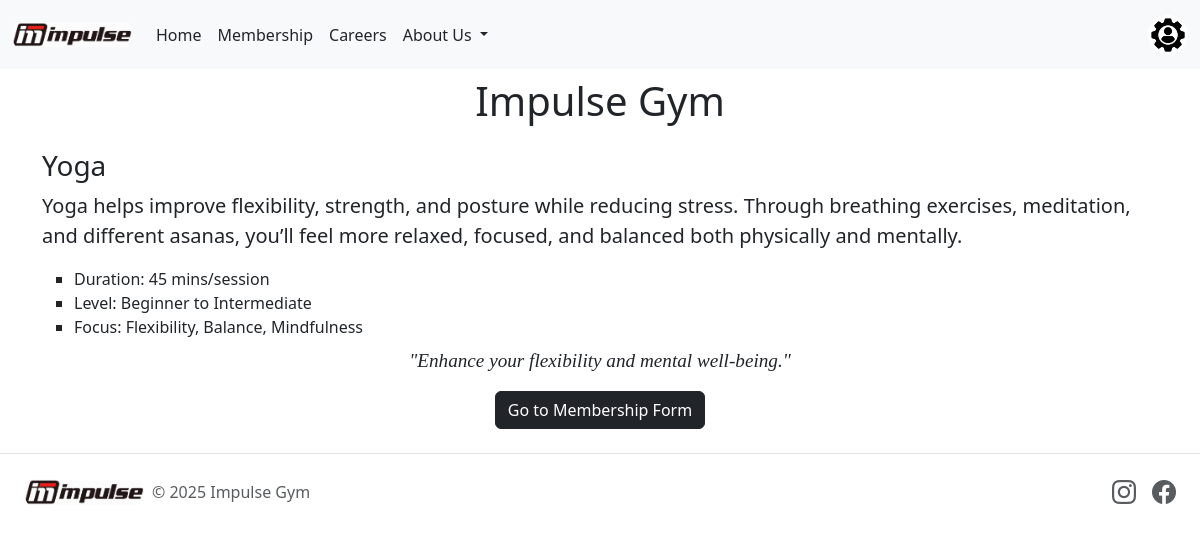
Page /exercisePage/1 on the committed database.
### tables this page shows
CREATE TABLE exercise (
                id INTEGER PRIMARY KEY AUTOINCREMENT,
                name TEXT,
                quote TEXT,
                detail INT
            , image_url TEXT, "describe" TEXT);

### app.py (the view)
@app.route("/exercisePage/<id>") # yeh apply karne ke baad wala page hai jisme us particular exercise ka info hai phir button click karne ke baad form aata hai
def showExcercise(id):
    worked = load_workouts_from_db(id) # workout and workouts different hai
    if not worked:
        return "Not Found", 404
    else:
        return render_template("exercisePage.html", company_name='Impulse', worked=worked)

### database.py (called while the page is built)
def load_workouts_from_db(id):
    with engine.connect() as conn:
        result = conn.execute(text("SELECT * FROM exercise WHERE id = :val"), {"val": id})
        rows = result.all()
        if len(rows) == 0: # agar list empty ho toh
            return None
        else:
            return rows[0]._asdict() # is list ka pehla tuple return kar raha hai us id no ki information

### templates/exercisePage.html (shortened to what this page needs)
<!DOCTYPE html>
<html lang="en">
<head>
    {% include 'bootstrap.html' %}
</head>
<body>
    {% include 'nav.html' %}
    <div class="container">
        <h1 class="text-center mt-2 mb-4">Impulse Gym</h1>
        <h3 class="mb-2">{{worked.name}}</h3>
        <p class="lead">{{worked.describe}}</p>
        <ul class="mb-2" style="list-style-type: square;"">
            {% for line in worked.detail.split('.') %}
            <li>{{line.strip()}}</li>
            {% endfor %}
        </ul>
        <blockquote class="text-center" style=" font-size: larger;font-style: italic;font-family: Cambria, Cochin, Georgia, Times, 'Times New Roman', serif;">"{{worked.quote}}"</blockquote>
        <div class="buttonMember text-center">
            <a href="/applicationForm/{{worked['id']}}" class="btn btn-dark">Go to Membership Form</a>
        </div>
    </div>
    {% include 'footer.html' %}
</body>
</html>

### templates/bootstrap.html
<link href="https://cdn.jsdelivr.net/npm/bootstrap@5.3.2/dist/css/bootstrap.min.css" rel="stylesheet">

### templates/nav.html (shortened to what this page needs)
{% include 'bootstrap.html' %}
<nav class="navbar navbar-expand-lg navbar-light bg-light">
  <div class="container-fluid">
    <a class="navbar-brand" href="/">
        <img src="{{ url_for('static', filename='gym_logo2.png') }}" alt="navLogo" style="width: 120px;height: 43px;object-fit: contain;border-radius: 200px;">
    </a>
    <div class="collapse navbar-collapse" id="navbarNavDropdown">
      <ul class="navbar-nav me-auto">
        <li class="nav-item">
          <a class="nav-link active text-dark" aria-current="page" href="/">Home</a>
        </li>
        <li class="nav-item">
          <a class="nav-link text-dark" href="/membershipDetails">Membership</a>
        </li>
        <li class="nav-item">
          <a class="nav-link text-dark" href="#">Careers</a>
        </li>
        <li class="nav-item dropdown">
          <a class="nav-link dropdown-toggle text-dark" href="#" role="button" data-bs-toggle="dropdown" aria-expanded="false">
            About Us
          </a>
        </li>
      </ul>
      <a href="{{url_for('admin')}}" class="nav-link">
        <img src="{{ url_for('static', filename='adminLogo.jpg') }}" alt="Admin" style="width: 40px;border-radius: 100px;">
      </a>
    </div>
  </div>
</nav>

### templates/footer.html
<link rel="stylesheet" href="https://cdn.jsdelivr.net/npm/bootstrap-icons@1.11.3/font/bootstrap-icons.css">
<footer class="d-flex flex-wrap justify-content-between align-items-center py-3 my-4 border-top px-4">
  <div class="col-md-4 d-flex align-items-center">
    <a href="/" class="mb-3 me-2 mb-md-0 text-body-secondary text-decoration-none lh-1">
      <img src="{{ url_for('static', filename='gym_logo2.png') }}" alt="Impulse Logo" style="width: 120px;height: 43px;object-fit: contain;border-radius: 200px;">
    </a>
    <span class="mb-3 mb-md-0 text-body-secondary">&copy; 2025 Impulse Gym</span>
  </div>
  <ul class="nav col-md-4 justify-content-end list-unstyled d-flex">
    <li class="ms-3">
      <a class="text-body-secondary" href="https://www.instagram.com/impulsefitnessstudio/" target="_blank">
        <i class="bi bi-instagram" style="font-size: 1.5rem;"></i>
      </a>
    </li>
    <li class="ms-3">
      <a class="text-body-secondary" href="https://www.facebook.com/p/Impulse-Fitness-Studio-100064977065321/" target="_blank">
        <i class="bi bi-facebook" style="font-size: 1.5rem;"></i>
      </a>
    </li>
  </ul>
</footer>

### rows in the picture
exercise: name "Yoga", describe "Yoga helps improve flexibility, strength, and posture while reducing stress. Through breathing exercises, meditation, and different asanas, you’ll feel more relaxed, focused, and balanced both physically and mentally.", quote "Enhance your flexibility and mental well-being."

### other values in the picture
{{ line.strip() }} "Duration: 45 mins/session" "Level: Beginner to Intermediate" "Focus: Flexibility, Balance, Mindfulness"
